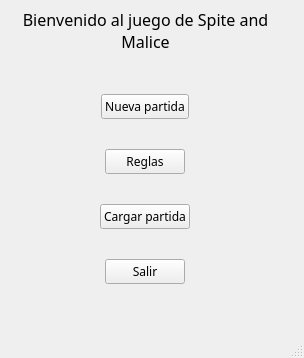
<?xml version="1.0" encoding="UTF-8"?>
<ui version="4.0">
 <class>MenuJuego</class>
 <widget class="QMainWindow" name="MenuJuego">
  <property name="geometry">
   <rect>
    <x>0</x>
    <y>0</y>
    <width>304</width>
    <height>358</height>
   </rect>
  </property>
  <property name="sizePolicy">
   <sizepolicy hsizetype="Minimum" vsizetype="Fixed">
    <horstretch>0</horstretch>
    <verstretch>0</verstretch>
   </sizepolicy>
  </property>
  <property name="windowTitle">
   <string>Spice and Malice</string>
  </property>
  <widget class="QWidget" name="centralwidget">
   <widget class="QLabel" name="label">
    <property name="geometry">
     <rect>
      <x>10</x>
      <y>10</y>
      <width>271</width>
      <height>41</height>
     </rect>
    </property>
    <property name="font">
     <font>
      <family>Wide Latin</family>
      <pointsize>12</pointsize>
     </font>
    </property>
    <property name="text">
     <string>Bienvenido al juego de Spite and Malice</string>
    </property>
    <property name="alignment">
     <set>Qt::AlignCenter</set>
    </property>
    <property name="wordWrap">
     <bool>true</bool>
    </property>
   </widget>
   <widget class="QWidget" name="verticalLayoutWidget">
    <property name="geometry">
     <rect>
      <x>10</x>
      <y>70</y>
      <width>271</width>
      <height>241</height>
     </rect>
    </property>
    <layout class="QVBoxLayout" name="verticalLayout">
     <item alignment="Qt::AlignHCenter">
      <widget class="QPushButton" name="pushButton">
       <property name="font">
        <font>
         <family>Ravie</family>
        </font>
       </property>
       <property name="text">
        <string>Nueva partida</string>
       </property>
      </widget>
     </item>
     <item alignment="Qt::AlignHCenter">
      <widget class="QPushButton" name="pushButton_4">
       <property name="enabled">
        <bool>true</bool>
       </property>
       <property name="sizePolicy">
        <sizepolicy hsizetype="Minimum" vsizetype="Fixed">
         <horstretch>0</horstretch>
         <verstretch>0</verstretch>
        </sizepolicy>
       </property>
       <property name="font">
        <font>
         <family>Ravie</family>
        </font>
       </property>
       <property name="text">
        <string>Reglas</string>
       </property>
      </widget>
     </item>
     <item alignment="Qt::AlignHCenter">
      <widget class="QPushButton" name="pushButton_3">
       <property name="font">
        <font>
         <family>Ravie</family>
        </font>
       </property>
       <property name="text">
        <string>Cargar partida</string>
       </property>
      </widget>
     </item>
     <item alignment="Qt::AlignHCenter">
      <widget class="QPushButton" name="pushButton_2">
       <property name="font">
        <font>
         <family>Ravie</family>
        </font>
       </property>
       <property name="text">
        <string>Salir</string>
       </property>
      </widget>
     </item>
    </layout>
   </widget>
  </widget>
  <widget class="QMenuBar" name="menubar">
   <property name="geometry">
    <rect>
     <x>0</x>
     <y>0</y>
     <width>304</width>
     <height>25</height>
    </rect>
   </property>
  </widget>
  <widget class="QStatusBar" name="statusbar"/>
 </widget>
 <resources/>
 <connections/>
</ui>
